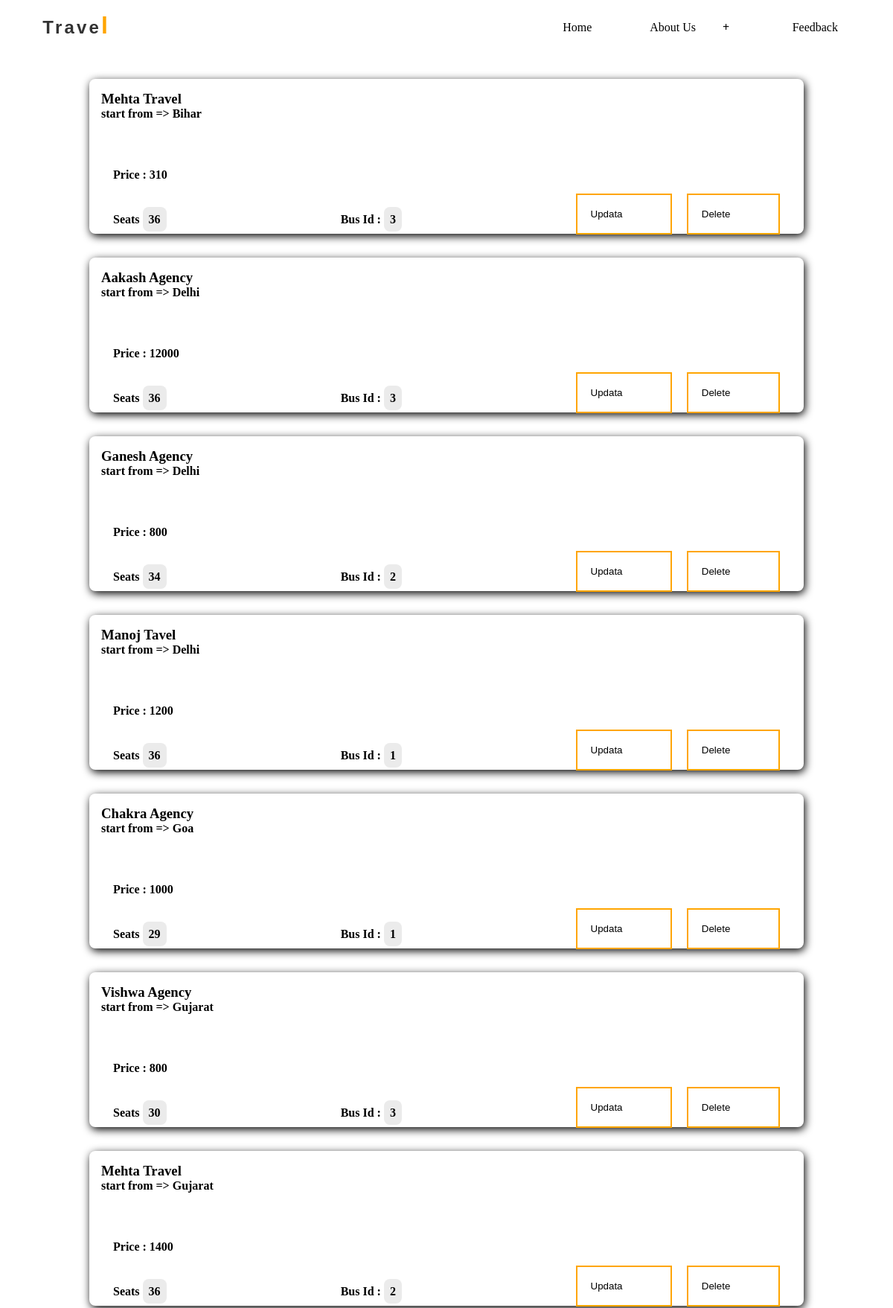
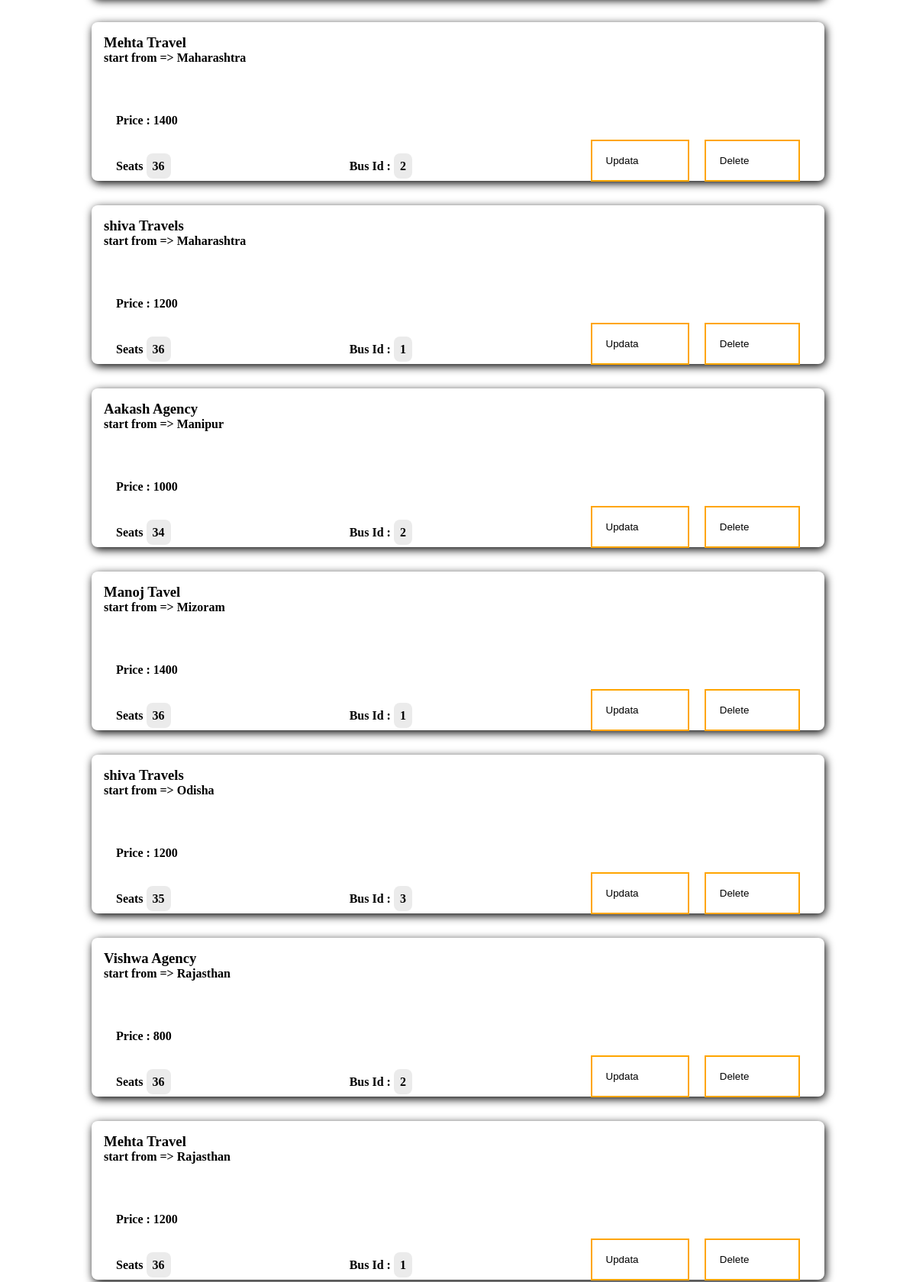
The app's page /app/agen_added/ (signed in, upper part) with its own data (2 pictures, top to bottom).
### App/models.py (models this page shows)
class bus(models.Model):
    agency = models.CharField(max_length=25)
    state = models.ForeignKey(state, on_delete=models.CASCADE)
    agencyid = models.IntegerField(default = 0)
    busid = models.IntegerField()
    seats = models.IntegerField()
    price = models.IntegerField()
    stateid = models.IntegerField()

class state(models.Model):
    state = models.CharField(max_length=25)
    seats = models.IntegerField()
    def __str__(self):
        return self.state

### App/views.py (the view)
# urls.py: path('agen_added/' ,agen_added , name='agen_added'),
def agen_added(request):
    a = agen_reg.objects.get(email = request.session['agen_email'])
    b = bus.objects.filter(agencyid = request.session['agencyid'])
    return render(request,'agen_added.html',{'agent':a, 'data':b})

### App/templates/agen_added.html (shortened to what this page needs)
{% extends "navbar.html" %}
{% block abc %}
<!DOCTYPE html>
<html lang="en">
<head>
</head>
<body>
    <div class="box">
     {% for i in data %}
     <div class="cart">
        <div class="cart_right">
            <h3>{{i.agency}}</h3>
            <h4>start from => {{i.state}}</h4>
            <div class="price_box">
                <h4>Price : <span class="price">{{i.price}}</span></h4>
            </div>
            <div class="qty_box">
                <div>Seats <span class="qty">{{i.seats}}</span> </div>
                <div>Bus Id :  <span class="qty">{{i.busid}}</span> </div>
                <div class="qty_bx">
                    <a href={% url "update_agen" i.id %} >
                        <button>Updata &nbsp
                            <i class="fa-solid fa-pen-nib"></i>
                        </button>
                    </a>
                    <a href={% url "delete_agen" i.id %}>
                        <button>Delete &nbsp
                            <i class="fa-solid fa-trash"></i>
                        </button>
                    </a>
                </div>
            </div>
        </div>
    </div>
    {% endfor %}
</div>
</body>
</html>
{% endblock abc %}

### App/static/CSS/style.css (style rules this page uses)
* { padding: 0; margin: 0; box-sizing: border-box; }
a { text-decoration: none; color: black; }
i { padding: .8rem; cursor: pointer; }

### App/templates/agen_added.html (style rules this page uses)
* { margin: 0; padding: 0; box-sizing: border-box; }
.box { margin-top: 2rem; }
.cart { width: 80vw; height: 13rem; display: flex; margin: auto; background-color: #fff; margin: 2rem auto 1rem auto; box-shadow: .1rem .2rem .7rem black; border-radius:.5rem; }
.cart_right { padding: 1rem; width: 100%; height: 100%; }
.price_box, .qty_box { display: flex; width: 100%; padding: 1rem 0 0 1rem; justify-content: space-between; align-items: center; position: relative; bottom: -3rem; display: flex; width: 100%; justify-content: space-between; font-weight: bold; }
.qty_box .qty { width: 1.3rem; height: 1rem; background-color: rgb(235, 235, 235); padding: .5rem; border-radius: .5rem; }
.qty_box button { border: 2px solid orange; padding: .4rem 1.1rem; background-color: white; transition:all .3s; margin: 0 1rem 1rem 0rem; }
html { overflow-x: hidden; }

### records on screen
bus: agency "Mehta Travel", state "Bihar", price "310", seats "36", busid "3"
bus: agency "Aakash Agency", state "Delhi", price "12000", seats "36", busid "3"
bus: agency "Ganesh Agency", state "Delhi", price "800", seats "34", busid "2"
bus: agency "Manoj Tavel", state "Delhi", price "1200", seats "36", busid "1"
bus: agency "Chakra Agency", state "Goa", price "1000", seats "29", busid "1"
bus: agency "Vishwa Agency", state "Gujarat", price "800", seats "30", busid "3"
bus: agency "Mehta Travel", state "Gujarat", price "1400", seats "36", busid "2"
bus: agency "Mehta Travel", state "Maharashtra", price "1400", seats "36", busid "2"
bus: agency "shiva Travels", state "Maharashtra", price "1200", seats "36", busid "1"
bus: agency "Aakash Agency", state "Manipur", price "1000", seats "34", busid "2"
bus: agency "Manoj Tavel", state "Mizoram", price "1400", seats "36", busid "1"
bus: agency "shiva Travels", state "Odisha", price "1200", seats "35", busid "3"
bus: agency "Vishwa Agency", state "Rajasthan", price "800", seats "36", busid "2"
bus: agency "Mehta Travel", state "Rajasthan", price "1200", seats "36", busid "1"
